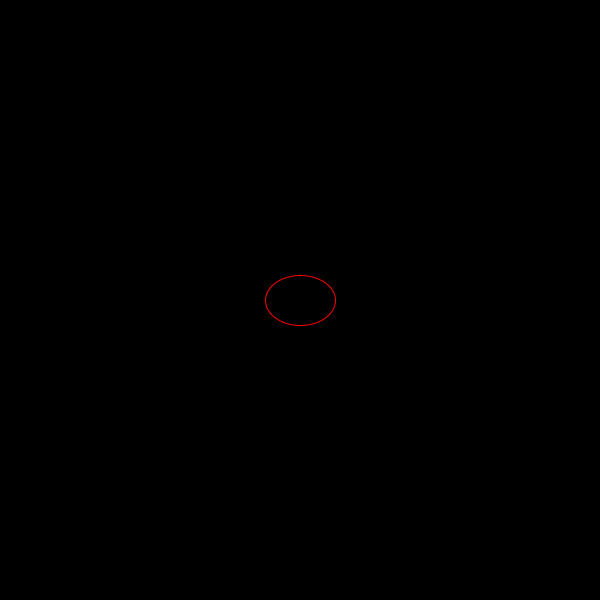
Frame 1 (no input)
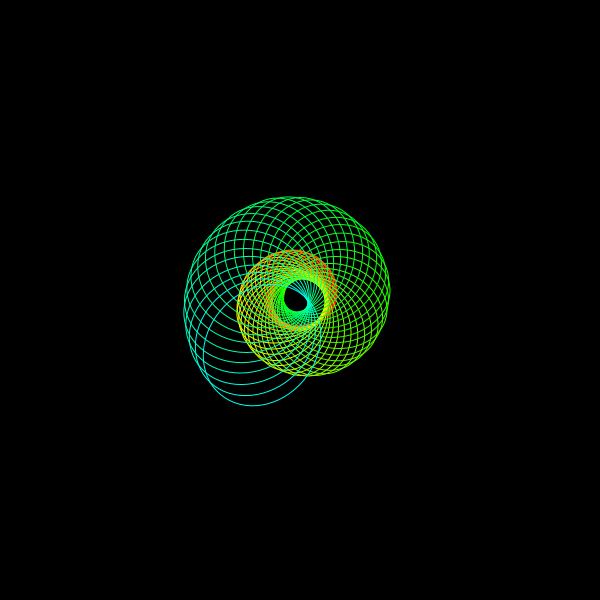
Frame 60 (the mouse pressed at the canvas centre just before this capture)
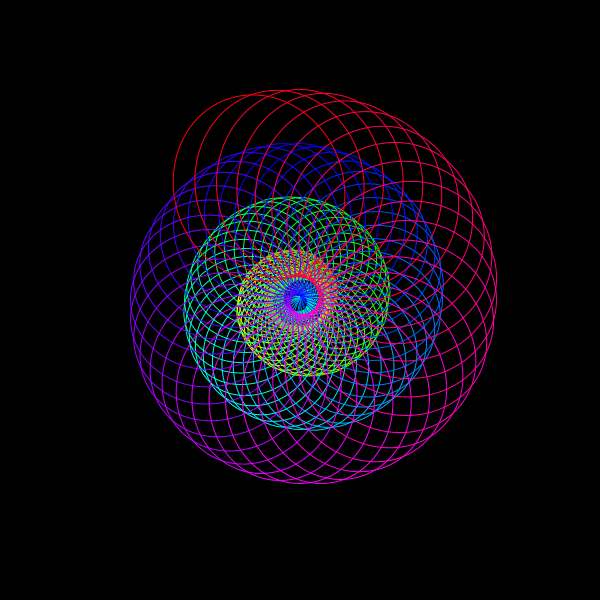
Frame 120 (the mouse held since frame 60 and released just before this capture)

The Processing sketch that drew these frames (run headless with seeded random() and noise(); from frame 60 on, the mouse is pressed at the canvas centre):

// Processing sketch: processing_70049
// ── processing_70049.pde

//Eric K, CP1 mods 4-5, Animation
//url: http://ericsprogrammingsite.com/Animation.html

int r = 0;
int n = 0;
int c = 0;
int i = 1;
void setup()
{
  size(600,600);
  noFill();
  background(0);
  colorMode(HSB,360);
}
void draw()
{
  drawEllipse();
  moveEllipse();
}
void drawEllipse()
{
  stroke(c,360,360);
  translate(width/2,height/2);
  rotate(r*PI/90);
  ellipse(n,0,60+(10*i)+n,60-(10*i)+n);
}
void moveEllipse()
{
  n = n + 1;
  c = c + 3;
  if(i%2 == 0)
  {
    r = r + 5;
  }
  if(i%2 == 1)
  {
    r = r - 5;
  }
  if(c > 360)
  {
    c = 0;
  }
  if(n > 1200)
  {
    r = 0;
    n = 0;
    c = 0;
    i = i + 1;
    background(0);
  }
}
